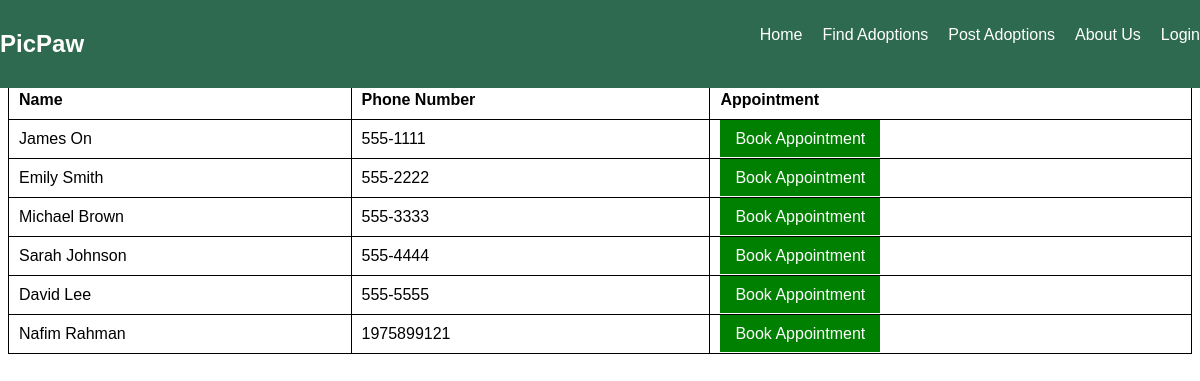
Screenshot of /list_of_vets.php with the database file from the repository.
### tables this page shows
CREATE TABLE `Users` (
  `UserID` int(11) NOT NULL,
  `Email` varchar(100) NOT NULL,
  `Password` varchar(255) NOT NULL,
  `FirstName` varchar(50) NOT NULL,
  `LastName` varchar(50) NOT NULL,
  `Address` varchar(255) DEFAULT NULL,
  `PhoneNumber` varchar(20) NOT NULL,
  `Type` enum('User','Vet') NOT NULL,
  `Notification` text DEFAULT NULL,
  `CreatedAt` timestamp NOT NULL DEFAULT current_timestamp()
);

### list_of_vets.php (the view, shortened to what this page needs)
<?php
include('db.php');
$query = "SELECT UserID, FirstName, LastName, Address, PhoneNumber FROM Users WHERE Type = 'vet'";
$result = mysqli_query($conn, $query);
?>
<!DOCTYPE html>
<html lang="en">
<head>
</head>
<body>
    <nav>
        <div class="logo">
            <h1>PicPaw</h1>
        </div>
        <ul class="nav-links">
            <li><a href="index.php">Home</a></li>
            <li><a href="view_pets.php">Find Adoptions</a></li>
            <li><a href="add_pet.php">Post Adoptions</a></li>
            <li><a href="about.php">About Us</a></li>
            <li><a href="login.php">Login</a></li>
        </ul>
    </nav>
    <h1>Available Vets</h1>
    <table>
        <thead>
            <tr>
                <th>Name</th>
                <th>Phone Number</th>
                <th>Appointment</th>
            </tr>
        </thead>
        <tbody>
            <?php while($row = mysqli_fetch_assoc($result)) { ?>
                <tr>
                    <td><?php echo $row['FirstName'] . ' ' . $row['LastName']; ?></td>
                    <td><?php echo $row['PhoneNumber']; ?></td>
                    <td>
                        <a href="book_appointment.php?vet_id=<?php echo $row['UserID']; ?>" class="btn">Book Appointment</a>
                    </td>
                </tr>
            <?php } ?>
        </tbody>
    </table>
</body>
</html>

### list_of_vets.php (style rules this page uses)
body { font-family: Arial, sans-serif; }
table { width: 100%; border-collapse: collapse; }
table, th, td { border: 1px solid black; }
th, td { padding: 10px; text-align: left; }
.btn { background-color: green; color: white; padding: 10px 15px; border: none; cursor: pointer; text-decoration: none; }
nav { display: flex; justify-content: space-between; background-color: #2d6a4f; padding: 10px 0px; position: fixed; width: 100%; top: 0; left: 0; }
nav .logo h1 { color: white; }
nav .nav-links { display: flex; list-style: none; }
nav .nav-links li { margin-left: 20px; }
nav .nav-links a { color: white; text-decoration: none; }

### rows the page displays
users: FirstName "James", LastName "On", PhoneNumber "555-1111"
users: FirstName "Emily", LastName "Smith", PhoneNumber "555-2222"
users: FirstName "Michael", LastName "Brown", PhoneNumber "555-3333"
users: FirstName "Sarah", LastName "Johnson", PhoneNumber "555-4444"
users: FirstName "David", LastName "Lee", PhoneNumber "555-5555"
users: FirstName "Nafim", LastName "Rahman", PhoneNumber "1975899121"
